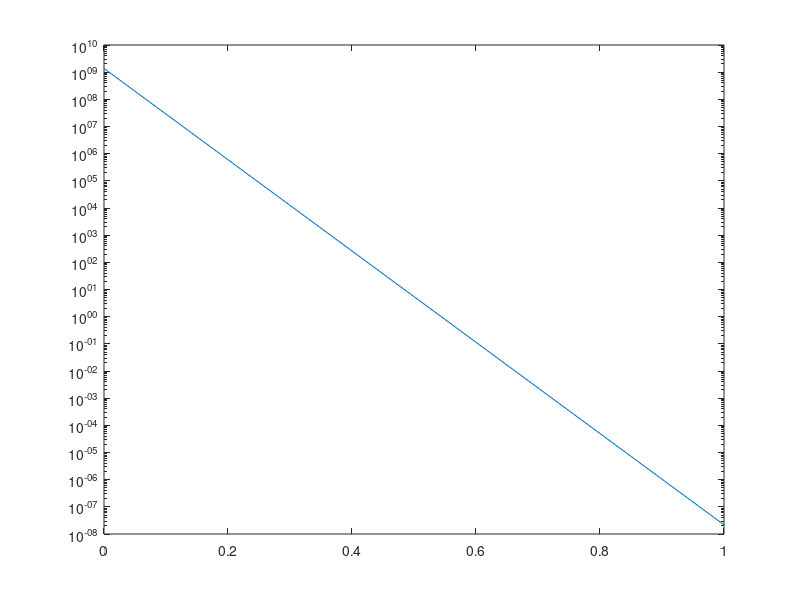

Source code (MATLAB):
clear;
q = 1.602192e-19; 
eps0 = 8.854187e-12; 
Delta_x = 0.1e-9;
N = 67; 
T=300.0;
k = 1.380662e-23;
ni = 1.075e16;
eps_si = 11.7; % Silicon relative permittivity
eps_ox = 3.9; % Silicon dioxide relative permittivity
Nacc = 1e24; % 1e18/cm^3, we can change it to 1e23,24,25 
interface1 = 9;
interface2 = 59;
Applied_Voltage = 0:0.1:1;
coef = Delta_x*Delta_x*q/eps0;
thermal = k*T/q;
Jaco=sparse(N,N);
Jaco(1,1)=1;
Jaco(N,N)=1;
phi=zeros(N,11);
for i = 1:11
    phi(1,i) = 0.33374-(i-1)/10;
    phi(N,i) = 0.33374-(i-1)/10;
end
res= zeros(N,11);

for newton = 1:100
for j = 1:11
        for i = 2:66
            if  (i< interface1 || i> interface2)
                res(i,j) = eps_ox*phi(i+1,j)-2*eps_ox*phi(i,j)+eps_ox*phi(i-1,j);
                Jaco(i,i-1) = eps_ox; 
                Jaco(i,i) = -2*eps_ox; 
                Jaco (i,i+1) = eps_ox;
            elseif  (i == interface1)
                res(i,j) = eps_si*phi(i+1,j)-(eps_si+eps_ox)*phi(i,j)+eps_ox*phi(i-1,j);
                Jaco(i,i-1) = eps_ox; 
                Jaco(i,i) = -(eps_si+eps_ox); 
                Jaco(i,i+1) = eps_si;
            elseif  (i == interface2)
                res(i,j) = eps_ox*phi(i+1,j)-(eps_ox+eps_si)*phi(i,j)+eps_si*phi(i-1,j);
                Jaco(i,i-1) = eps_si; 
                Jaco(i,i) = -(eps_ox+eps_si); 
                Jaco(i,i+1) = eps_ox;
            else
                res(i,j) = eps_si*phi(i+1,j)-2*eps_si*phi(i,j)+eps_si*phi(i-1,j);
                Jaco(i,i-1) = eps_si; 
                Jaco(i,i) = -2*eps_si; 
                Jaco(i,i+1) = eps_si;
            end
        end
        
   for i = interface1:interface2
            if  (i == interface1)
                res(i,j) = res(i,j)-coef*(Nacc+ni*exp(phi(i,j)/thermal))*0.5;
                Jaco(i,i) = Jaco(i,i)-coef*ni*exp(phi(i,j)/thermal)/thermal*0.5;
            elseif  (i==interface2)
                res(i,j) = res(i,j)-coef*(Nacc+ni*exp(phi(i,j)/thermal))*0.5;
                Jaco(i,i) = Jaco(i,i)-coef*ni*exp(phi(i,j)/thermal)/thermal*0.5;
            else
                res(i,j) = res(i,j)-coef*(Nacc+ni*exp(phi(i,j)/thermal));
                Jaco(i,i) = Jaco(i,i)-coef*ni*exp(phi(i,j)/thermal)/thermal;
            end
        end
        update(:,j) = Jaco\(-res(:,j));
        phi(:,j)=phi(:,j)+update(:,j);   
    end
end
density = zeros(N,11);
for j = 1:11
    for i = interface1:interface2
        density(i,j) = ni*exp(phi(i,j)/(thermal));
    end
end
density_sum=sum(density*0.1e-9,1);
x=0.1*[0:(N-1)];
plot(x,phi);
legend('0V','0.1V','0.2V','0.3V','0.4V','0.5V','0.6V','0.7V','0.8V','0.9V','1.0V');
semilogy(Applied_Voltage,density_sum*1e-4);
